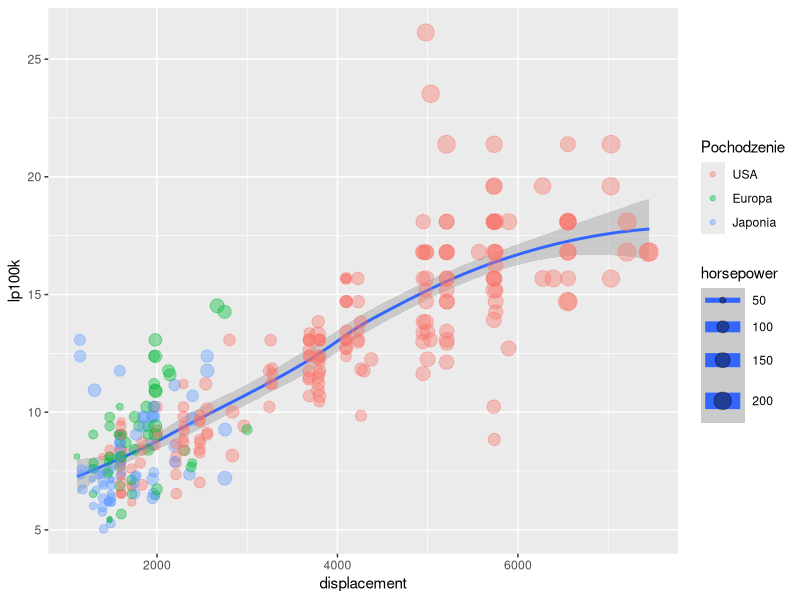
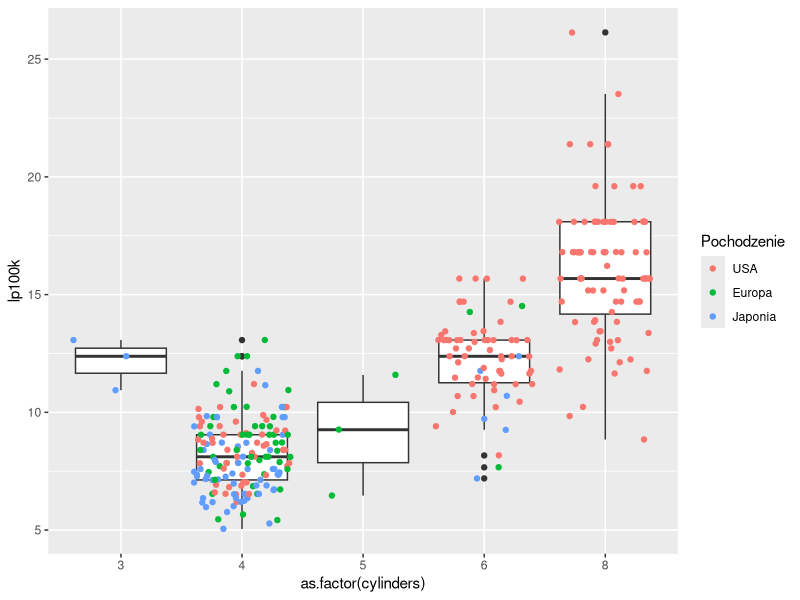
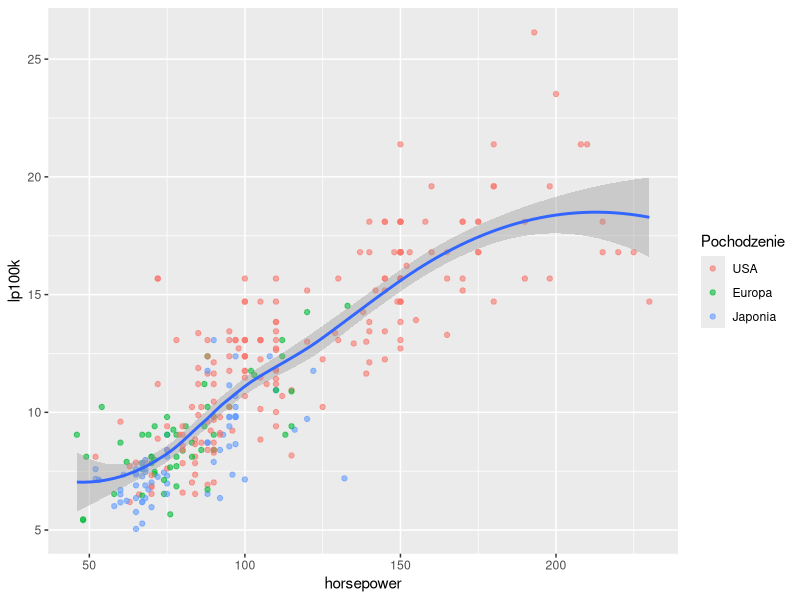
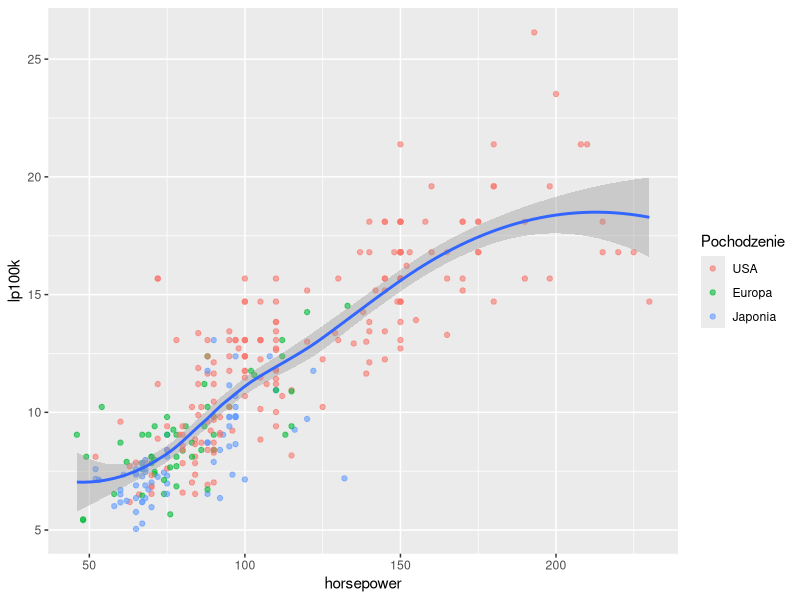
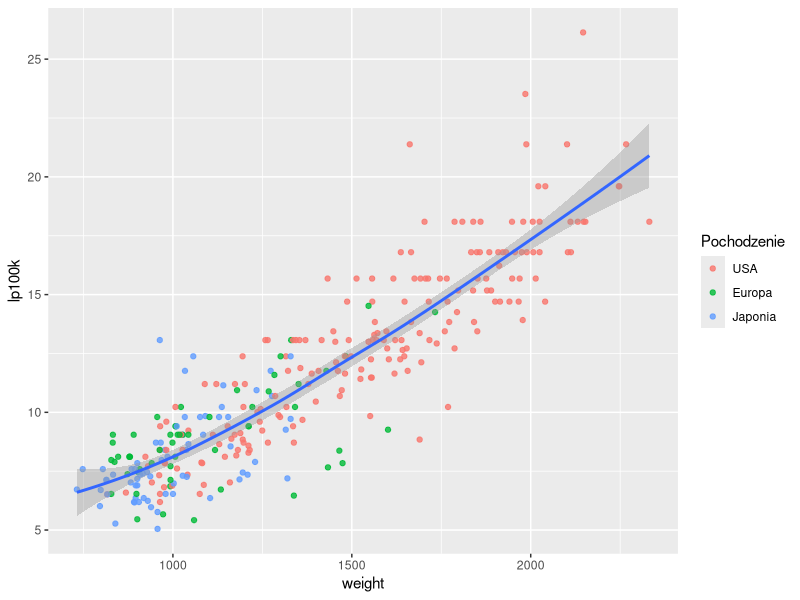
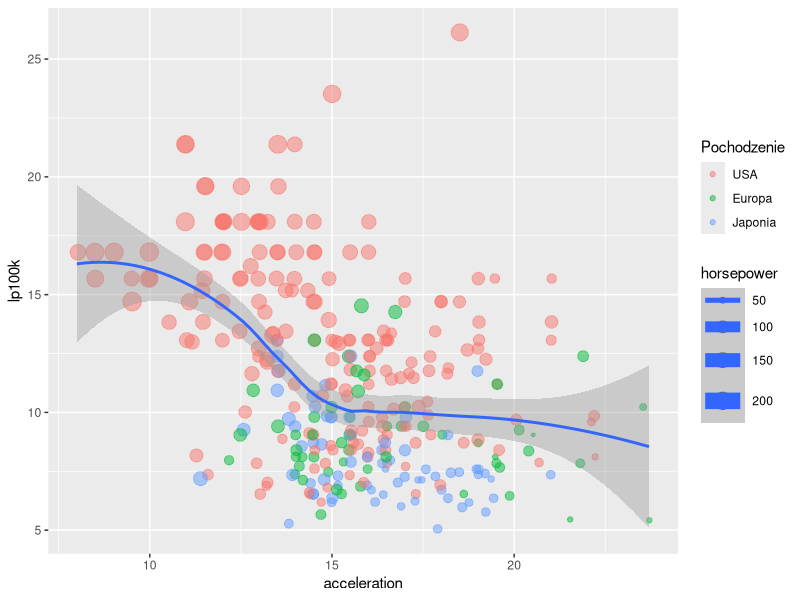
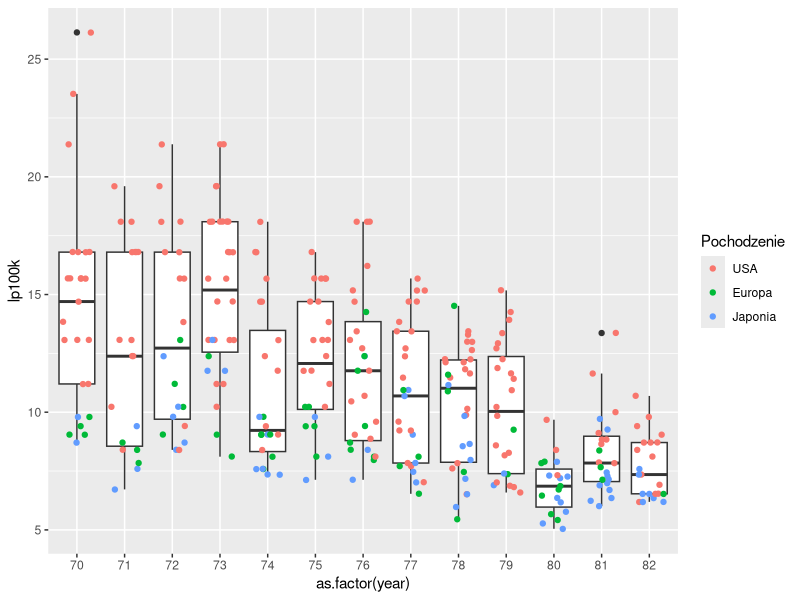
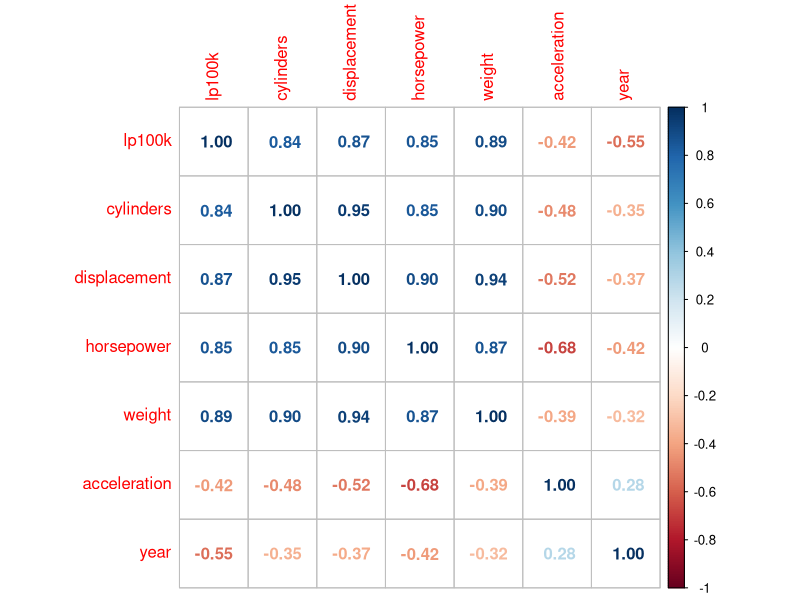

R code for these plots, in order: (Note: a time limit stopped this script after it produced the figures.)
#Bartłomiej Fatyga
#wczytanie bibliotek
library(readr)
library(dplyr)
library(tidyr)
library(ggplot2)
library(corrplot)
library(broom)
library(reshape2)
library(tseries)
#wczytanie danych
samochodziki <- read_csv("cars.csv")
View(samochodziki)
#zamiana jednostek
samochodziki <- samochodziki %>% mutate(mpg = (3.78541178/(mpg * 1.609344))*100, displacement = displacement * 16.38706,
                                        weight = weight*0.45359237)

#zmiana nazw kolumn
colnames(samochodziki) <- c("lp100k","cylinders","displacement", "horsepower", "weight", "acceleration", "year", "origin", "name")
str(samochodziki)
#Podstawowe statystki
summary(samochodziki[,1:7])
#wizualizacja danych
#spalanie od pojemności
samochodziki %>% 
  ggplot(aes(x = displacement,  y = lp100k, size = horsepower)) +
  geom_smooth() +
  geom_jitter(aes(col = as.factor(origin)), alpha = 0.4) +
  scale_colour_discrete(name  ="Pochodzenie",
                        labels=c("USA", "Europa", "Japonia"))
#spalanie od cylindrów
samochodziki %>% 
  ggplot(aes(x = as.factor(cylinders),  y = lp100k)) +
  geom_boxplot() +
  geom_jitter(aes(col = as.factor(origin))) +
  scale_colour_discrete(name  ="Pochodzenie",
                        labels=c("USA", "Europa", "Japonia")) 
#spalanie od koni mechanicznych
samochodziki %>%
  ggplot(aes(x = horsepower, y = lp100k)) +
  geom_point(aes(col = as.factor(origin)), alpha = 0.6) +
  geom_smooth() +
  scale_colour_discrete(name  ="Pochodzenie",
                        labels=c("USA", "Europa", "Japonia")) 
samochodziki %>%
  ggplot(aes(x = horsepower, y = lp100k)) +
  geom_point(aes(col = as.factor(origin)), alpha = 0.6) +
  geom_smooth() +
  scale_colour_discrete(name  ="Pochodzenie",
                        labels=c("USA", "Europa", "Japonia"))
#spalanie od wagi
samochodziki %>%
  ggplot(aes(x = weight, y = lp100k)) +
  geom_point(aes(col = as.factor(origin)), alpha = 0.8) +
  geom_smooth() +
  scale_colour_discrete(name  ="Pochodzenie",
                        labels=c("USA", "Europa", "Japonia")) 
#spalanie od przyspieszenia
samochodziki %>%
  ggplot(aes(x = acceleration, y = lp100k, size = horsepower)) +
  geom_jitter(aes(col = as.factor(origin)), alpha = 0.5) +
  geom_smooth() +
  scale_colour_discrete(name  ="Pochodzenie",
                        labels=c("USA", "Europa", "Japonia")) 
#spalanie od roku produkcji
samochodziki %>%
  ggplot(aes(x = as.factor(year), y = lp100k)) +
  geom_boxplot() +
  geom_jitter(aes(col = as.factor(origin)), width = .3) +
  scale_colour_discrete(name  ="Pochodzenie",
                        labels=c("USA", "Europa", "Japonia"))

#Wstępne wnioski:
#1. Pojemność jest powiązan z liczbą koni mechanicznych i pochodzeniem
#2. Cylindry również powiązane są liczbą koni mechanicznych oraz pochodzeniem
#3. Widać rosnącą zależność między liczbą koni,a spalaniem
#4. Również widać rosnącą zależność między wagą samochodu, a spalaniem
#5. Nie widać znaczącej zależności miedzy przyspieszenie, a spalaniem
#6. Rok produkcji ma duże znaczenie przy średnim spalaniu, widzimy wyraźny trend spadkowy, co do spalania w przeciągu lat
#7. Pochodzonie jest raczej związane z wielkością produkowanych samochodów, a nie ze spalaniem

#Macierz korelacji
cor(samochodziki[1:7])
corrplot(cor(samochodziki[1:7]), method = "number")
#Macierz korelacji niewiele wyjaśnia, gdyż jak zauważyliśmy wcześniej mamy korelację pomiędzy liczbą cylindrów, pojemnością, liczbą koni mechanicznych oraz wagą

#Dobór zmiennych
#Posłużymy się metodą backward selection oraz przyjrzymy się Adjusted R-Squared
summary(lm(lp100k ~ cylinders+displacement+horsepower+weight+acceleration+year+as.factor(origin), data = samochodziki))
AIC(lm(lp100k ~ cylinders+displacement+horsepower+weight+acceleration+year+as.factor(origin), data = samochodziki))
summary(lm(lp100k ~ cylinders+displacement+horsepower+weight+year+as.factor(origin), data = samochodziki))
AIC(lm(lp100k ~ cylinders+displacement+horsepower+weight+year+as.factor(origin), data = samochodziki))
summary(lm(lp100k ~ displacement+horsepower+weight+year+as.factor(origin), data = samochodziki))
AIC(lm(lp100k ~ displacement+horsepower+weight+year+as.factor(origin), data = samochodziki))
summary(lm(lp100k ~ horsepower+weight+year+as.factor(origin), data = samochodziki))
AIC(lm(lp100k ~ horsepower+weight+year+as.factor(origin), data = samochodziki))
summary(lm(lp100k ~ horsepower+weight+year, data = samochodziki)) #<---- Najlepszy model
AIC(lm(lp100k ~ horsepower+weight+year, data = samochodziki))

model_classic <- lm(lp100k ~ horsepower+weight+year, data = samochodziki)
summary(model_classic)

#szukanie outliers
model_classic %>% augment() %>% arrange(desc(.hat), .cooksd) %>% head()

#Zdecydowałem się logarytmować zmienne objaśniające dla uzyskania lepszych wyników
#LOL jednak nie
model_log10 <- lm(lp100k ~ log10(horsepower)+log10(weight)+log10(year), data = samochodziki)
summary(model_log10)
plot(lm(lp100k ~ horsepower+weight+year, data = samochodziki))

#Nie zwracać uwagi
mean(model_classic$residuals)
sd(model_classic$residuals)

#Wykres wartości rzeczywistych do reszt
samochodziki %>% 
  mutate(dopasowane = model_classic$fitted.values) %>% 
  arrange(lp100k) %>%
  mutate(index = 1:nrow(samochodziki)) %>%
  ggplot(aes(x = index)) +
  geom_point(aes(y = lp100k), color = "red") +
  geom_point(aes(y = dopasowane), color = "blue")

#Znowu nie zwracać uwagi  
coefs_mod_log10 <- summary(model_log10)$coefficients
coefs_mod_log10

#Przedziały ufności
#90% przedział ufności dla horsepower
coefs_mod_log10[2,1] + 
  qnorm(c(.05, .95)) * coefs_mod_log10[2,2]
#95%
coefs_mod_log10[2,1] + 
  qnorm(c(.025, .975)) * coefs_mod_log10[2,2]
#99%
coefs_mod_log10[2,1] + 
  qnorm(c(.005, .995)) * coefs_mod_log10[2,2]
#90% przedział ufności dla weight
coefs_mod_log10[3,1] + 
  qnorm(c(.05, .95)) * coefs_mod_log10[3,2]
#95%
coefs_mod_log10[3,1] + 
  qnorm(c(.025, .975)) * coefs_mod_log10[3,2]
#99%
coefs_mod_log10[3,1] + 
  qnorm(c(.005, .995)) * coefs_mod_log10[3,2]
#90% przedział ufności dla year
coefs_mod_log10[4,1] + 
  qnorm(c(.05, .95)) * coefs_mod_log10[4,2]
#95%
coefs_mod_log10[4,1] + 
  qnorm(c(.025, .975)) * coefs_mod_log10[4,2]
#99%
coefs_mod_log10[4,1] + 
  qnorm(c(.005, .995)) * coefs_mod_log10[4,2]

#parametr przy log10
par_log10hors_vect <- rep(NA, 10 ^ 5)
par_log10weig_vect <- rep(NA, 10 ^ 5)
par_log10year_vect <- rep(NA, 10 ^ 5)

data <- samochodziki %>% 
  mutate(log_horsepower = log10(horsepower), log_weight = log10(weight), log_year = log10(year)) %>%
  select(lp100k, log_horsepower, log_weight, log_year) %>%
  filter(!(is.na(log_horsepower + log_weight + log_year + lp100k)))
str(data)

set.seed(123)
for(i in 1:10^5){
  boot_sample <- sample(1:nrow(data), 
                        nrow(data), 
                        replace = T)
  model <- lm(lp100k ~ log_horsepower + log_weight + log_year, 
              data = data[boot_sample, ])
  par_log10hors_vect[i] <- coef(model)[2]
  par_log10weig_vect[i] <- coef(model)[3]
  par_log10year_vect[i] <- coef(model)[4]
}

#90% bootstrapowy przedzial ufnosci 
##dla horsepower
quantile(par_log10hors_vect, c(0.05, 0.95))

#95%
quantile(par_log10hors_vect, c(0.025, 0.975))

#99%
quantile(par_log10hors_vect, c(0.005, 0.995))
#90% bootstrapowy przedzial ufnosci 
##dla weight
quantile(par_log10weig_vect, c(0.05, 0.95))

#95%
quantile(par_log10weig_vect, c(0.025, 0.975))

#99%
quantile(par_log10weig_vect, c(0.005, 0.995))
#90% bootstrapowy przedzial ufnosci 
##dla year
quantile(par_log10year_vect, c(0.05, 0.95))

#95%
quantile(par_log10year_vect, c(0.025, 0.975))

#99%
quantile(par_log10year_vect, c(0.005, 0.995))


set.seed(321)
par_log10hors_df <- tibble(bootstrap = par_log10hors_vect,
                           classic = 
                             coefs_mod_log10[2,1] + 
                             rnorm(10^5) * 
                             coefs_mod_log10[2,2]) %>%
  gather(type, parameter)


par_log10hors_df %>%
  ggplot(aes(x = parameter, col = type)) + 
  geom_density()

set.seed(321)
par_log10weig_df <- tibble(bootstrap = par_log10weig_vect,
                           classic = 
                             coefs_mod_log10[3,1] + 
                             rnorm(10^5) * 
                             coefs_mod_log10[3,2]) %>%
  gather(type, parameter)


par_log10weig_df %>%
  ggplot(aes(x = parameter, col = type)) + 
  geom_density()

set.seed(321)
par_log10year_df <- tibble(bootstrap = par_log10year_vect,
                           classic = 
                             coefs_mod_log10[4,1] + 
                             rnorm(10^5) * 
                             coefs_mod_log10[4,2]) %>%
  gather(type, parameter)


par_log10year_df %>%
  ggplot(aes(x = parameter, col = type)) + 
  geom_density()




#=======================================================
#STREFA TESTÓW STREFA TESTÓW STREFA TESTÓW STREFA TESTÓW
#=======================================================

coefs_mod <- summary(model_classic)$coefficients
coefs_mod

#Przedziały ufności
#90% przedział ufności dla horsepower
coefs_mod[2,1] + 
  qnorm(c(.05, .95)) * coefs_mod[2,2]
#95%
coefs_mod[2,1] + 
  qnorm(c(.025, .975)) * coefs_mod[2,2]
#99%
coefs_mod[2,1] + 
  qnorm(c(.005, .995)) * coefs_mod[2,2]
#90% przedział ufności dla weight
coefs_mod[3,1] + 
  qnorm(c(.05, .95)) * coefs_mod[3,2]
#95%
coefs_mod[3,1] + 
  qnorm(c(.025, .975)) * coefs_mod[3,2]
#99%
coefs_mod[3,1] + 
  qnorm(c(.005, .995)) * coefs_mod[3,2]
#90% przedział ufności dla year
coefs_mod[4,1] + 
  qnorm(c(.05, .95)) * coefs_mod[4,2]
#95%
coefs_mod[4,1] + 
  qnorm(c(.025, .975)) * coefs_mod[4,2]
#99%
coefs_mod[4,1] + 
  qnorm(c(.005, .995)) * coefs_mod[4,2]

#parametr przy log10
par_hors_vect <- rep(NA, 10 ^ 5)
par_weig_vect <- rep(NA, 10 ^ 5)
par_year_vect <- rep(NA, 10 ^ 5)

data_test <- samochodziki
str(data_test)

set.seed(123)
for(i in 1:10^5){
  boot_sample <- sample(1:nrow(data_test), 
                        nrow(data_test), 
                        replace = T)
  model <- lm(lp100k ~ horsepower + weight + year, 
              data = data_test[boot_sample, ])
  par_hors_vect[i] <- coef(model)[2]
  par_weig_vect[i] <- coef(model)[3]
  par_year_vect[i] <- coef(model)[4]
}

#90% bootstrapowy przedzial ufnosci 
##dla horsepower
quantile(par_hors_vect, c(0.05, 0.95))

#95%
quantile(par_hors_vect, c(0.025, 0.975))

#99%
quantile(par_hors_vect, c(0.005, 0.995))
#90% bootstrapowy przedzial ufnosci 
##dla weight
quantile(par_weig_vect, c(0.05, 0.95))

#95%
quantile(par_weig_vect, c(0.025, 0.975))

#99%
quantile(par_weig_vect, c(0.005, 0.995))
#90% bootstrapowy przedzial ufnosci 
##dla year
quantile(par_year_vect, c(0.05, 0.95))

#95%
quantile(par_year_vect, c(0.025, 0.975))

#99%
quantile(par_year_vect, c(0.005, 0.995))


set.seed(321)
par_hors_df <- tibble(bootstrap = par_hors_vect,
                           classic = 
                             coefs_mod[2,1] + 
                             rnorm(10^5) * 
                             coefs_mod[2,2]) %>%
  gather(type, parameter)


par_hors_df %>%
  ggplot(aes(x = parameter, col = type)) + 
  geom_density()

set.seed(321)
par_weig_df <- tibble(bootstrap = par_weig_vect,
                           classic = 
                             coefs_mod[3,1] + 
                             rnorm(10^5) * 
                             coefs_mod[3,2]) %>%
  gather(type, parameter)


par_weig_df %>%
  ggplot(aes(x = parameter, col = type)) + 
  geom_density()

set.seed(321)
par_year_df <- tibble(bootstrap = par_year_vect,
                           classic = 
                             coefs_mod[4,1] + 
                             rnorm(10^5) * 
                             coefs_mod[4,2]) %>%
  gather(type, parameter)


par_year_df %>%
  ggplot(aes(x = parameter, col = type)) + 
  geom_density()

#Wykres rzeczywistych od dopasowanych w bootstrap
samochodziki %>% 
  mutate(dopasowane_bootstrap =  model_classic$coefficients[1] + horsepower*mean(par_hors_vect) + weight*mean(par_weig_vect) + year*mean(par_year_vect),
         dopasowane = model_classic$fitted.values) %>%
  arrange(lp100k) %>%
  mutate(index = 1:nrow(samochodziki)) %>%
  ggplot(aes(x = index)) +
  geom_point(aes(y = lp100k), color = "red") +
  geom_point(aes(y = dopasowane_bootstrap), color = "blue")

#Takie tam wykresiki
plot(density(model_classic$residuals))
#Jarque-Bera
jarque.bera.test(model_classic$residuals)
